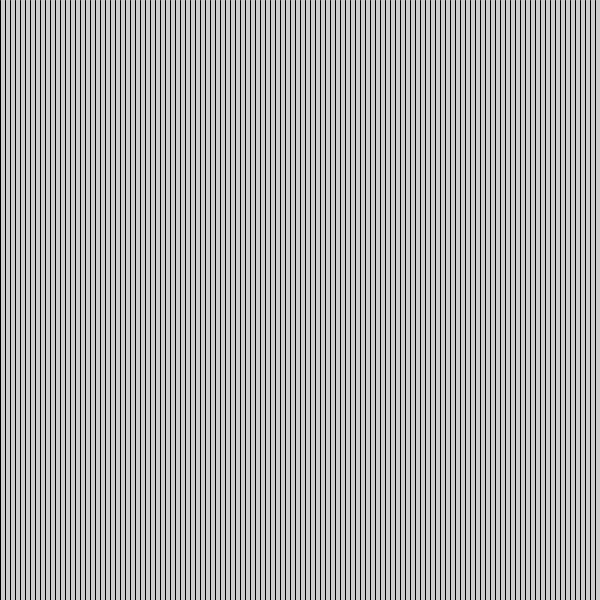
Frame 1 (no input)
Frame 60 (the mouse pressed at the canvas centre just before this capture): identical to frame 1, image omitted
Frame 120 (the mouse held since frame 60 and released just before this capture): identical to frame 1, image omitted

The Processing sketch that drew this single still picture (run headless with seeded random() and noise(); from frame 60 on, the mouse is pressed at the canvas centre):

// Processing sketch: ART331_09_VariablesAndLoops02
// ── ART331_09_VariablesAndLoops02.pde
int x = 0;

void setup() {
  size(600,600);
}

void draw() {
  background(204);
  
  /*
  x = 5;
  line(x, 0, x, height);
  
  x += 5;
  line(x, 0, x, height);
  
  x += 5;
  line(x, 0, x, height);
  
  x += 5;
  line(x, 0, x, height);
  
  x += 5;
  line(x, 0, x, height);
  */
  
  for(int i=0; i<width; i+=5) {
    line(i, 0, i, height);
  }  
}
